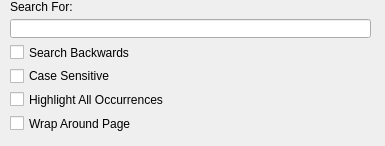
<?xml version="1.0" encoding="UTF-8"?>
<ui version="4.0">
 <class>findDialog</class>
 <widget class="QDialog" name="findDialog">
  <property name="geometry">
   <rect>
    <x>0</x>
    <y>0</y>
    <width>385</width>
    <height>146</height>
   </rect>
  </property>
  <property name="windowTitle">
   <string>Find - Symphony</string>
  </property>
  <widget class="QDialogButtonBox" name="buttonBox">
   <property name="geometry">
    <rect>
     <x>40</x>
     <y>110</y>
     <width>341</width>
     <height>32</height>
    </rect>
   </property>
   <property name="orientation">
    <enum>Qt::Horizontal</enum>
   </property>
   <property name="standardButtons">
    <set>QDialogButtonBox::NoButton</set>
   </property>
   <property name="centerButtons">
    <bool>false</bool>
   </property>
  </widget>
  <widget class="QWidget" name="layoutWidget">
   <property name="geometry">
    <rect>
     <x>10</x>
     <y>0</y>
     <width>361</width>
     <height>133</height>
    </rect>
   </property>
   <layout class="QGridLayout" name="gridLayout">
    <property name="verticalSpacing">
     <number>5</number>
    </property>
    <item row="1" column="0">
     <widget class="QLineEdit" name="findInput"/>
    </item>
    <item row="3" column="0">
     <widget class="QCheckBox" name="findBackwardsBox">
      <property name="text">
       <string>Search Backwards</string>
      </property>
     </widget>
    </item>
    <item row="4" column="0">
     <widget class="QCheckBox" name="caseSensitiveBox">
      <property name="text">
       <string>Case Sensitive</string>
      </property>
     </widget>
    </item>
    <item row="5" column="0">
     <widget class="QCheckBox" name="highlightAllBox">
      <property name="text">
       <string>Highlight All Occurrences</string>
      </property>
     </widget>
    </item>
    <item row="6" column="0">
     <widget class="QCheckBox" name="wrapPageBox">
      <property name="text">
       <string>Wrap Around Page</string>
      </property>
     </widget>
    </item>
    <item row="0" column="0">
     <widget class="QLabel" name="findLabel">
      <property name="maximumSize">
       <size>
        <width>16777215</width>
        <height>15</height>
       </size>
      </property>
      <property name="text">
       <string>Search For:</string>
      </property>
     </widget>
    </item>
   </layout>
  </widget>
 </widget>
 <resources/>
 <connections/>
</ui>
